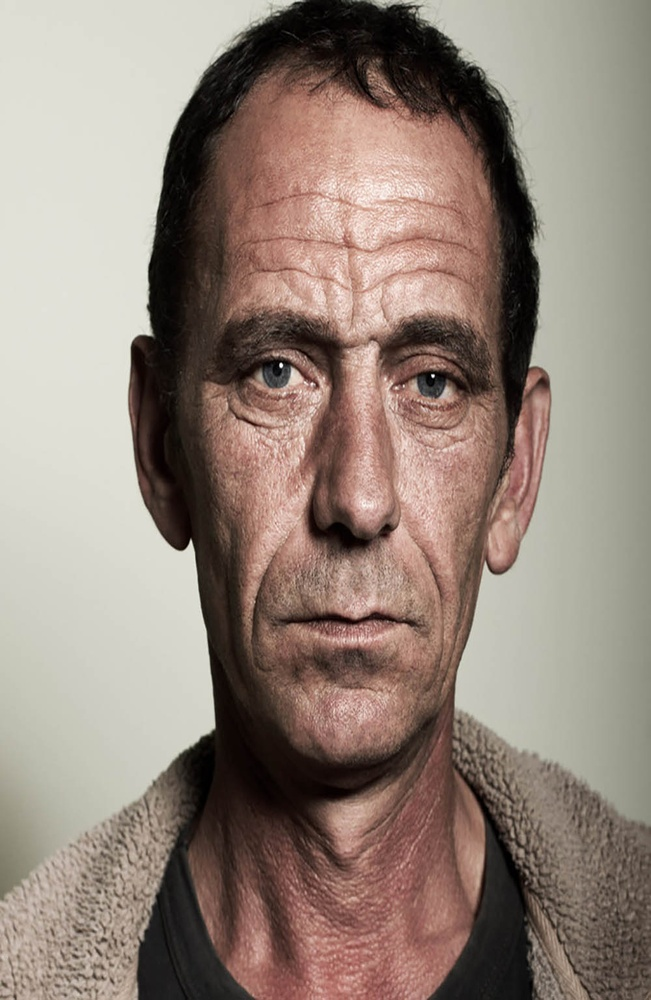
#> input picture Images/Michael-Moore2.jpg, 651 x 1000 px, shrunk from 1000 x 1535 before the run
$ python -i Histogram.py   (imports and definitions only)
#> lines starting #> are read from the running program, lines starting #| are printed output that depends on the picture
#> further down, picture is the input picture: shape (1000, 651, 3); mean B, G, R 121.8, 132.2, 147.4
import numpy as np
import cv2


def get_histograms(image):
    # Separate the R, G, and B channels
    R = image[..., 0]
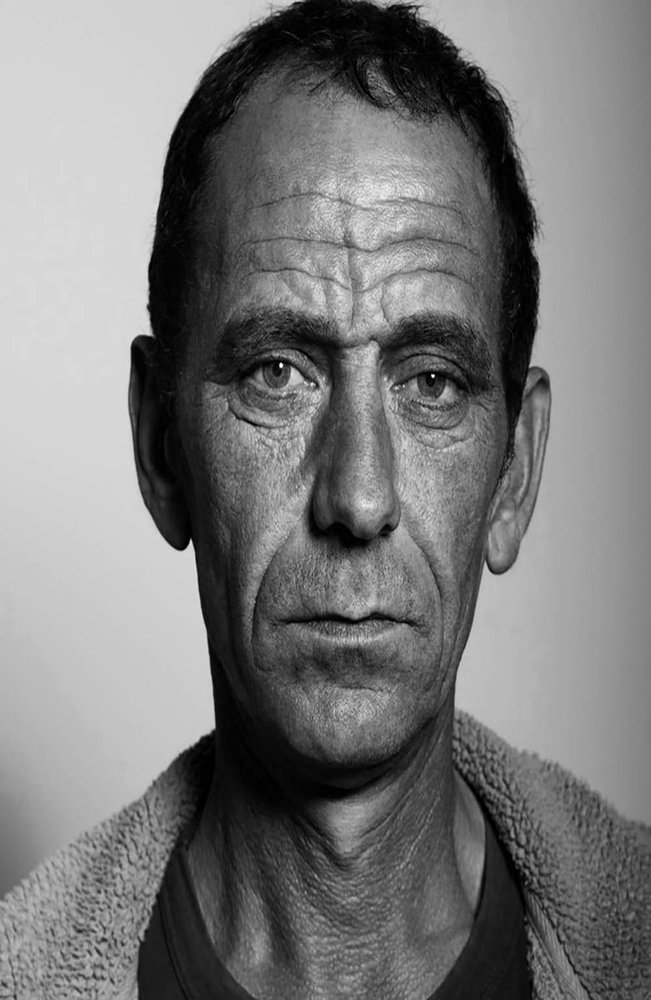
#> R: shape (1000, 651); min 0, max 255, mean 121.8
    G = image[..., 1]
    B = image[..., 2]
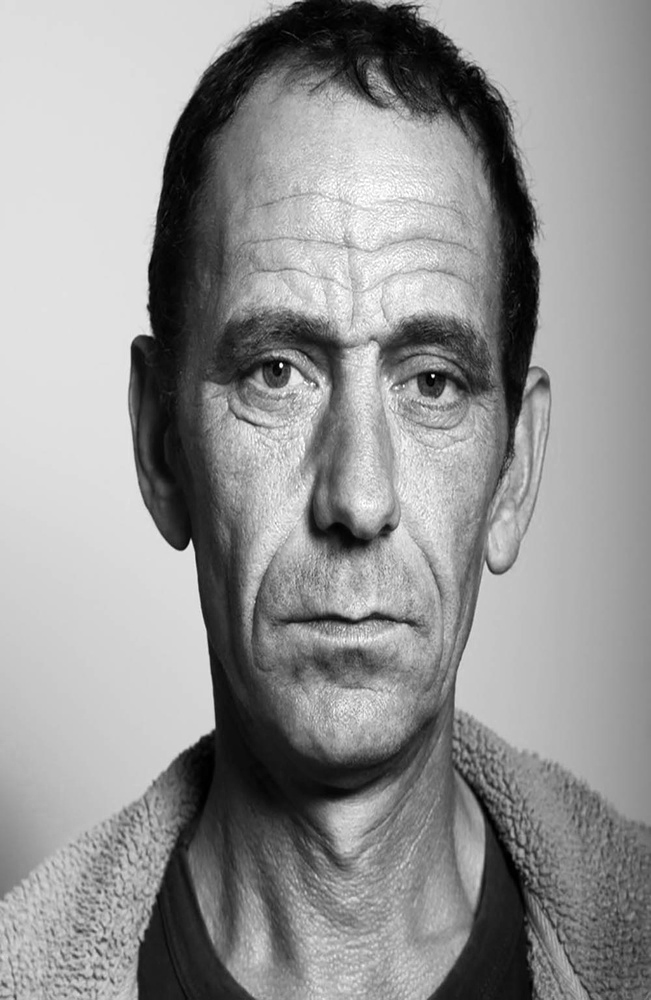
#> B: shape (1000, 651); min 0, max 255, mean 147.4

    # Calculate the histograms for R, G, and B channels
    hist_R, bins_R = np.histogram(R.flatten(), bins=256, range=(0, 256))
#> hist_R = 256 values, max 19076 at index 214, min 0 at index 240, mean 2543; bins_R = 257 values from 0 to 256
    hist_G, bins_G = np.histogram(G.flatten(), bins=256, range=(0, 256))
#> hist_G = 256 values, max 20838 at index 224, min 0 at index 245, mean 2543; bins_G = 257 values from 0 to 256
    hist_B, bins_B = np.histogram(B.flatten(), bins=256, range=(0, 256))
#> hist_B = 256 values, max 21521 at index 224, min 58 at index 254, mean 2543; bins_B = 257 values from 0 to 256

    # Calculate the cumulative distribution functions (CDFs) for R, G, and B channels
    cdf_R = hist_R.cumsum()
#> cdf_R = 256 values from 2105 to 651000
    cdf_G = hist_G.cumsum()
#> cdf_G = 256 values from 853 to 651000
    cdf_B = hist_B.cumsum()
#> cdf_B = 256 values from 162 to 651000

    return {"R": [hist_R, cdf_R], "G": [hist_G, cdf_G], "B": [hist_B, cdf_B]}

>>> import cv2
>>> picture = cv2.imread('../Images/Michael-Moore2.jpg')
>>> result = get_histograms(picture)
#> result = 3 items

$ run again, on Images/dogs2.jpg
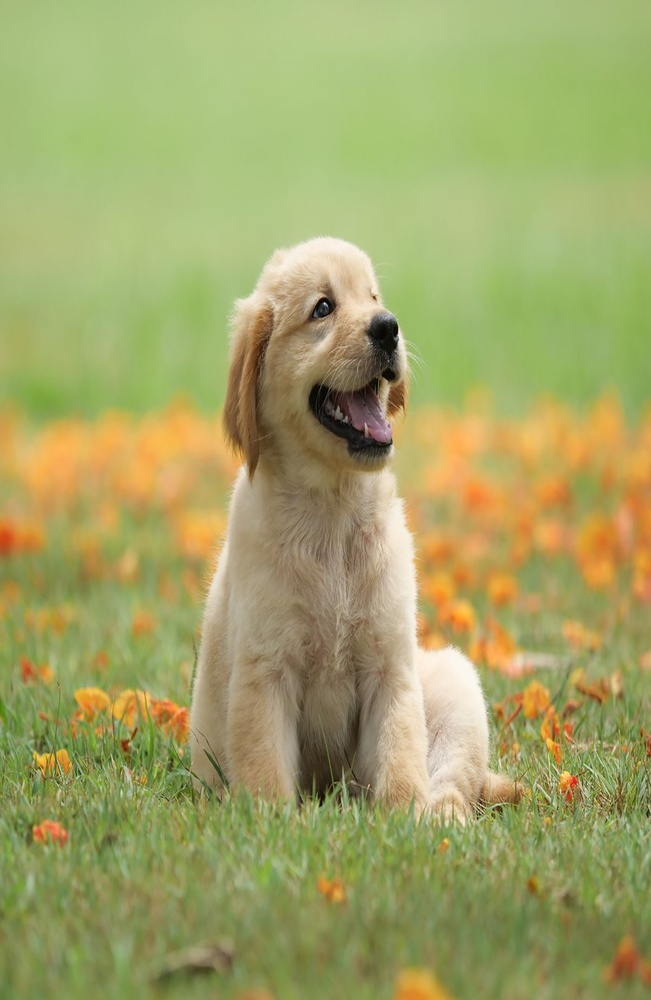
#> input picture Images/dogs2.jpg, 651 x 1000 px, shrunk from 1000 x 1535 before the run
#> picture is the input picture: shape (1000, 651, 3); mean B, G, R 102.4, 164.3, 161.9
#> in get_histograms, `G = image[..., 1]`:
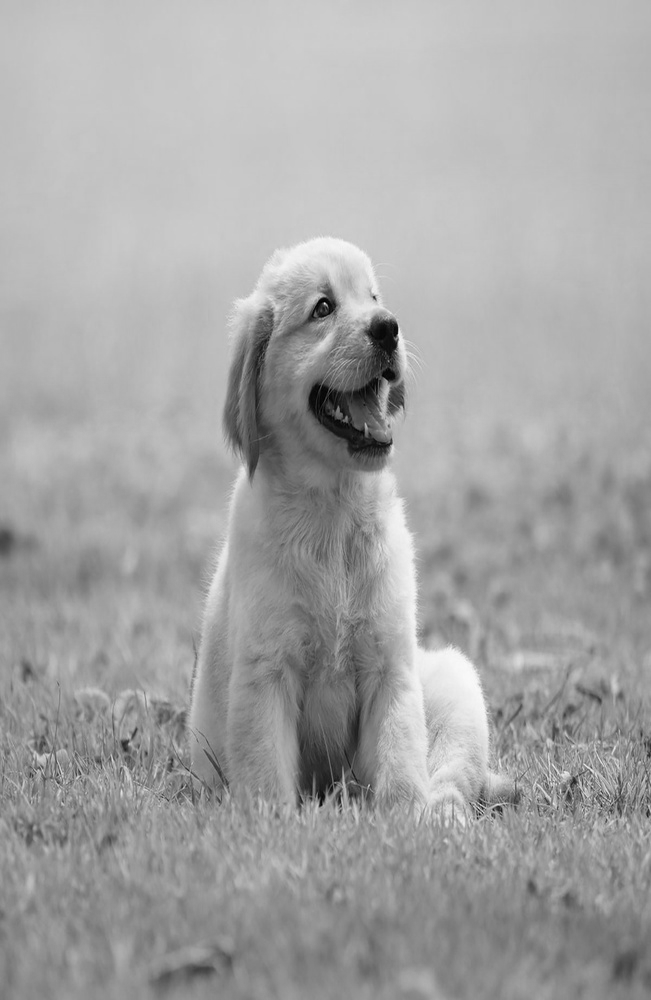
#> G: shape (1000, 651); min 0, max 250, mean 164.3
#> in get_histograms, `B = image[..., 2]`:
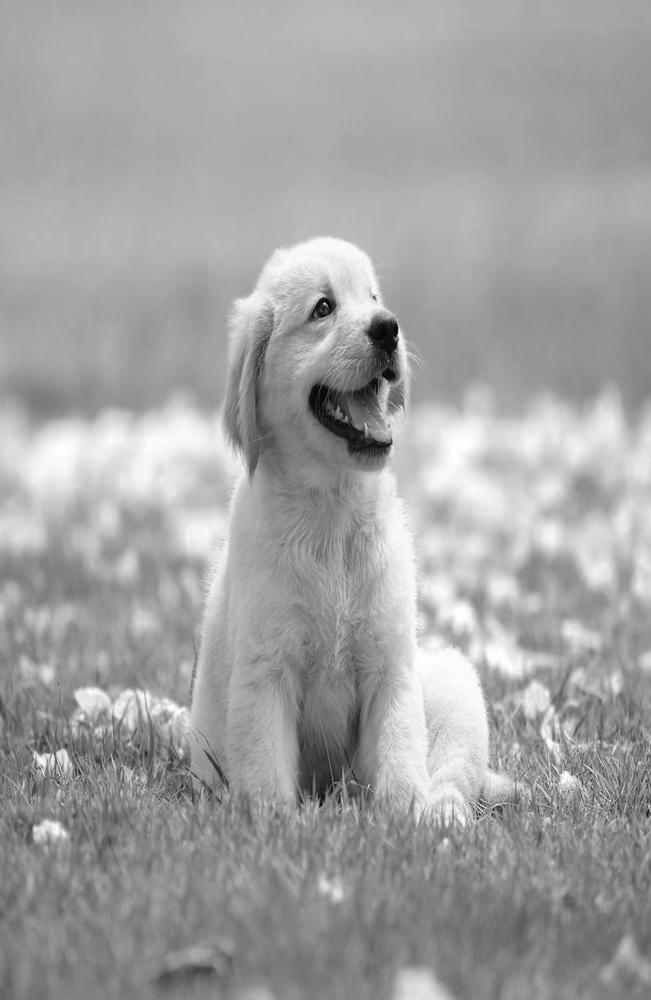
#> B: shape (1000, 651); min 0, max 255, mean 161.9
#> hist_R = 256 values, max 12012 at index 129, min 0 at index 244, mean 2543; bins_R = 257 values from 0 to 256
#> hist_G = 256 values, max 17520 at index 200, min 0 at index 251, mean 2543; bins_G = 257 values from 0 to 256
#> hist_B = 256 values, max 17233 at index 173, min 1 at index 0, mean 2543; bins_B = 257 values from 0 to 256
#> cdf_R = 256 values from 159 to 651000
#> cdf_G = 256 values from 2 to 651000
#> cdf_B = 256 values from 1 to 651000
#> result = 3 items
